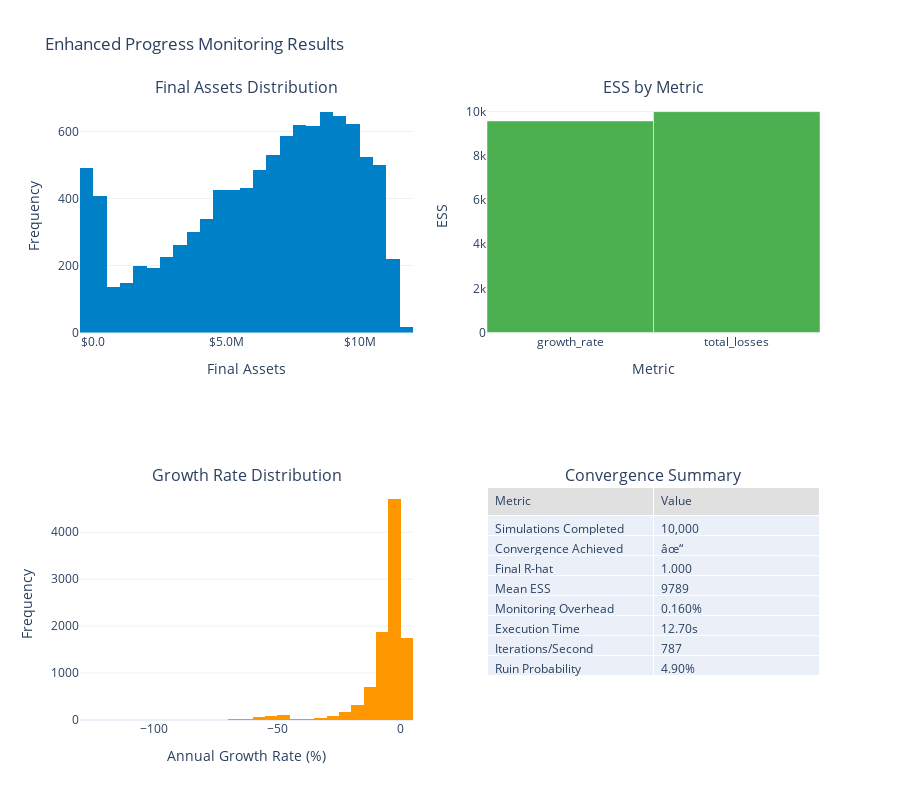

The notebook cell saved with this chart:
### Markdown cell above
## 6. Enhanced Progress Monitoring with ESS

Demonstrate the new progress monitoring features with ESS calculation and convergence checks at specified intervals.

### Code cell
def demonstrate_progress_monitoring():
    """Demonstrate enhanced progress monitoring with ESS calculation."""
    
    print("ENHANCED PROGRESS MONITORING DEMONSTRATION")
    print("="*70)
    print("Features:")
    print("- Real-time progress tracking with ETA")
    print("- ESS calculation at convergence checkpoints")
    print("- Convergence checks at 10K, 25K, 50K, 100K iterations")
    print("- Early stopping when convergence achieved")
    print("- Performance overhead tracking (<1%)")
    print()
    
    # Setup simulation engine with large simulation count
    manufacturer_config = ManufacturerConfig(
        initial_assets=10_000_000,
        asset_turnover_ratio=0.5,
        operating_margin=0.08,
        tax_rate=0.25,
        retention_ratio=0.8
    )
    manufacturer = WidgetManufacturer(manufacturer_config)
    
    loss_generator = ManufacturingLossGenerator(
        attritional_params={
            'base_frequency': 5.0,
            'severity_mean': 50_000,
            'severity_cv': 0.8
        },
        large_params={
            'base_frequency': 0.5,
            'severity_mean': 2_000_000,
            'severity_cv': 1.2
        },
        seed=42
    )
    
    insurance_program = InsuranceProgram(layers=[
        EnhancedInsuranceLayer(0, 5_000_000, 0.015),
        EnhancedInsuranceLayer(5_000_000, 20_000_000, 0.008),
        EnhancedInsuranceLayer(25_000_000, 25_000_000, 0.004)
    ])
    
    # Configure for 100K simulations
    config = SimulationConfig(
        n_simulations=100_000,
        n_years=10,
        parallel=False,  # Use sequential to show progress
        progress_bar=False,  # Disable tqdm to use our progress monitor
        seed=42
    )
    
    engine = MonteCarloEngine(
        loss_generator=loss_generator,
        insurance_program=insurance_program,
        manufacturer=manufacturer,
        config=config
    )
    
    print("Running 100K simulations with enhanced progress monitoring...")
    print("(Early stopping enabled if R-hat < 1.1)")
    print()
    
    # Run with new progress monitoring
    results = engine.run_with_progress_monitoring(
        check_intervals=[10_000, 25_000, 50_000, 100_000],
        convergence_threshold=1.1,
        early_stopping=True,
        show_progress=True
    )
    
    print("\n" + "="*70)
    print("RESULTS SUMMARY")
    print("="*70)
    
    # Display results
    actual_iterations = results.metrics.get("actual_iterations", config.n_simulations)
    print(f"Simulations requested: {config.n_simulations:,}")
    print(f"Simulations completed: {actual_iterations:,}")
    
    if results.metrics.get("convergence_achieved"):
        print(f"âœ“ Convergence achieved at iteration {results.metrics.get('convergence_iteration'):,}")
        print(f"  Early stopping saved {config.n_simulations - actual_iterations:,} iterations")
        time_saved = (config.n_simulations - actual_iterations) / actual_iterations * results.execution_time
        print(f"  Estimated time saved: {time_saved:.1f}s")
    else:
        print("âœ— Convergence not achieved")
    
    print(f"\nExecution time: {results.execution_time:.2f}s")
    print(f"Speed: {actual_iterations/results.execution_time:.0f} iterations/second")
    print(f"Monitoring overhead: {results.metrics.get('monitoring_overhead_pct', 0):.3f}%")
    
    # Display convergence statistics
    if results.convergence:
        print("\nFinal Convergence Statistics:")
        for metric_name, stats in results.convergence.items():
            print(f"  {metric_name}:")
            print(f"    R-hat: {stats.r_hat:.3f}")
            print(f"    ESS: {stats.ess:.0f}")
            print(f"    MCSE: {stats.mcse:.4f}")
            print(f"    Converged: {'âœ“' if stats.converged else 'âœ—'}")
    
    # Create visualization of convergence progress
    fig = make_subplots(
        rows=2, cols=2,
        subplot_titles=(
            'Final Assets Distribution',
            'ESS by Metric',
            'Growth Rate Distribution',
            'Convergence Summary'
        ),
        specs=[
            [{'type': 'histogram'}, {'type': 'bar'}],
            [{'type': 'histogram'}, {'type': 'table'}]
        ]
    )
    
    # Final assets distribution
    fig.add_trace(
        go.Histogram(
            x=results.final_assets,
            nbinsx=50,
            name='Final Assets',
            marker_color=WSJ_COLORS['blue'],
            showlegend=False
        ),
        row=1, col=1
    )
    
    # ESS by metric
    if results.convergence:
        metric_names = list(results.convergence.keys())
        ess_values = [stats.ess for stats in results.convergence.values()]
        
        fig.add_trace(
            go.Bar(
                x=metric_names,
                y=ess_values,
                marker_color=WSJ_COLORS['green'],
                showlegend=False
            ),
            row=1, col=2
        )
    
    # Growth rate distribution
    fig.add_trace(
        go.Histogram(
            x=results.growth_rates * 100,
            nbinsx=50,
            name='Growth Rate',
            marker_color=WSJ_COLORS['orange'],
            showlegend=False
        ),
        row=2, col=1
    )
    
    # Convergence summary table
    summary_data = [
        ['Simulations Completed', f'{actual_iterations:,}'],
        ['Convergence Achieved', 'âœ“' if results.metrics.get("convergence_achieved") else 'âœ—'],
        ['Final R-hat', f'{list(results.convergence.values())[0].r_hat:.3f}' if results.convergence else 'N/A'],
        ['Mean ESS', f'{np.mean([s.ess for s in results.convergence.values()]):.0f}' if results.convergence else 'N/A'],
        ['Monitoring Overhead', f'{results.metrics.get("monitoring_overhead_pct", 0):.3f}%'],
        ['Execution Time', f'{results.execution_time:.2f}s'],
        ['Iterations/Second', f'{actual_iterations/results.execution_time:.0f}'],
        ['Ruin Probability', f'{results.ruin_probability*100:.2f}%']
    ]
    
    fig.add_trace(
        go.Table(
            header=dict(
                values=['Metric', 'Value'],
                fill_color=WSJ_COLORS['light_gray'],
                align='left'
            ),
            cells=dict(
                values=list(zip(*summary_data)),
                align='left'
            )
        ),
        row=2, col=2
    )
    
    # Update layout
    fig.update_layout(
        height=800,
        title_text="Enhanced Progress Monitoring Results",
        template='plotly_white',
        showlegend=False
    )
    
    fig.update_xaxes(title_text="Final Assets", row=1, col=1, tickformat='$.2s')
    fig.update_xaxes(title_text="Metric", row=1, col=2)
    fig.update_xaxes(title_text="Annual Growth Rate (%)", row=2, col=1)
    
    fig.update_yaxes(title_text="Frequency", row=1, col=1)
    fig.update_yaxes(title_text="ESS", row=1, col=2)
    fig.update_yaxes(title_text="Frequency", row=2, col=1)
    
    fig.show()
    
    return results

# Run demonstration
try:
    results = demonstrate_progress_monitoring()
except Exception as e:
    print(f"Note: Progress monitoring demo requires enhanced features: {e}")
    print("Running standard simulation instead...")
    
    # Fallback to standard simulation
    engine = setup_simulation_engine(n_simulations=10000, n_years=10, parallel=False)
    results = engine.run()
    print(f"\nStandard simulation completed:")
    print(f"  Simulations: {engine.config.n_simulations:,}")
    print(f"  Execution time: {results.execution_time:.2f}s")
    print(f"  Ruin probability: {results.ruin_probability*100:.2f}%")

### Figure 1 — Plotly figure (JSON) as saved in the notebook; plotly's stock layout.template omitted (floating-point values rounded to 4 significant figures; data arrays with more than 128 entries replaced by an {"elided": "..."} marker saying what was removed)
{"data": [{"marker": {"color": "#0080C7"}, "name": "Final Assets", "nbinsx": 50, "showlegend": false, "type": "histogram", "x": {"elided": "10000 float values"}, "xaxis": "x", "yaxis": "y"}, {"marker": {"color": "#4CAF50"}, "showlegend": false, "type": "bar", "x": ["growth_rate", "total_losses"], "xaxis": "x2", "y": [9578.0, 10000], "yaxis": "y2"}, {"marker": {"color": "#FF9800"}, "name": "Growth Rate", "nbinsx": 50, "showlegend": false, "type": "histogram", "x": {"elided": "10000 float values"}, "xaxis": "x3", "yaxis": "y3"}, {"cells": {"align": "left", "values": [["Simulations Completed", "Convergence Achieved", "Final R-hat", "Mean ESS", "Monitoring Overhead", "Execution Time", "Iterations/Second", "Ruin Probability"], ["10,000", "âœ“", "1.000", "9789", "0.160%", "12.70s", "787", "4.90%"]]}, "domain": {"x": [0.55, 1], "y": [0, 0.375]}, "header": {"align": "left", "fill": {"color": "#E0E0E0"}, "values": ["Metric", "Value"]}, "type": "table"}], "layout": {"annotations": [{"font": {"size": 16}, "showarrow": false, "text": "Final Assets Distribution", "x": 0.225, "xanchor": "center", "xref": "paper", "y": 1, "yanchor": "bottom", "yref": "paper"}, {"font": {"size": 16}, "showarrow": false, "text": "ESS by Metric", "x": 0.775, "xanchor": "center", "xref": "paper", "y": 1, "yanchor": "bottom", "yref": "paper"}, {"font": {"size": 16}, "showarrow": false, "text": "Growth Rate Distribution", "x": 0.225, "xanchor": "center", "xref": "paper", "y": 0.375, "yanchor": "bottom", "yref": "paper"}, {"font": {"size": 16}, "showarrow": false, "text": "Convergence Summary", "x": 0.775, "xanchor": "center", "xref": "paper", "y": 0.375, "yanchor": "bottom", "yref": "paper"}], "height": 800, "showlegend": false, "title": {"text": "Enhanced Progress Monitoring Results"}, "xaxis": {"anchor": "y", "domain": [0, 0.45], "tickformat": "$.2s", "title": {"text": "Final Assets"}}, "xaxis2": {"anchor": "y2", "domain": [0.55, 1], "title": {"text": "Metric"}}, "xaxis3": {"anchor": "y3", "domain": [0, 0.45], "title": {"text": "Annual Growth Rate (%)"}}, "yaxis": {"anchor": "x", "domain": [0.625, 1], "title": {"text": "Frequency"}}, "yaxis2": {"anchor": "x2", "domain": [0.625, 1], "title": {"text": "ESS"}}, "yaxis3": {"anchor": "x3", "domain": [0, 0.375], "title": {"text": "Frequency"}}}}
